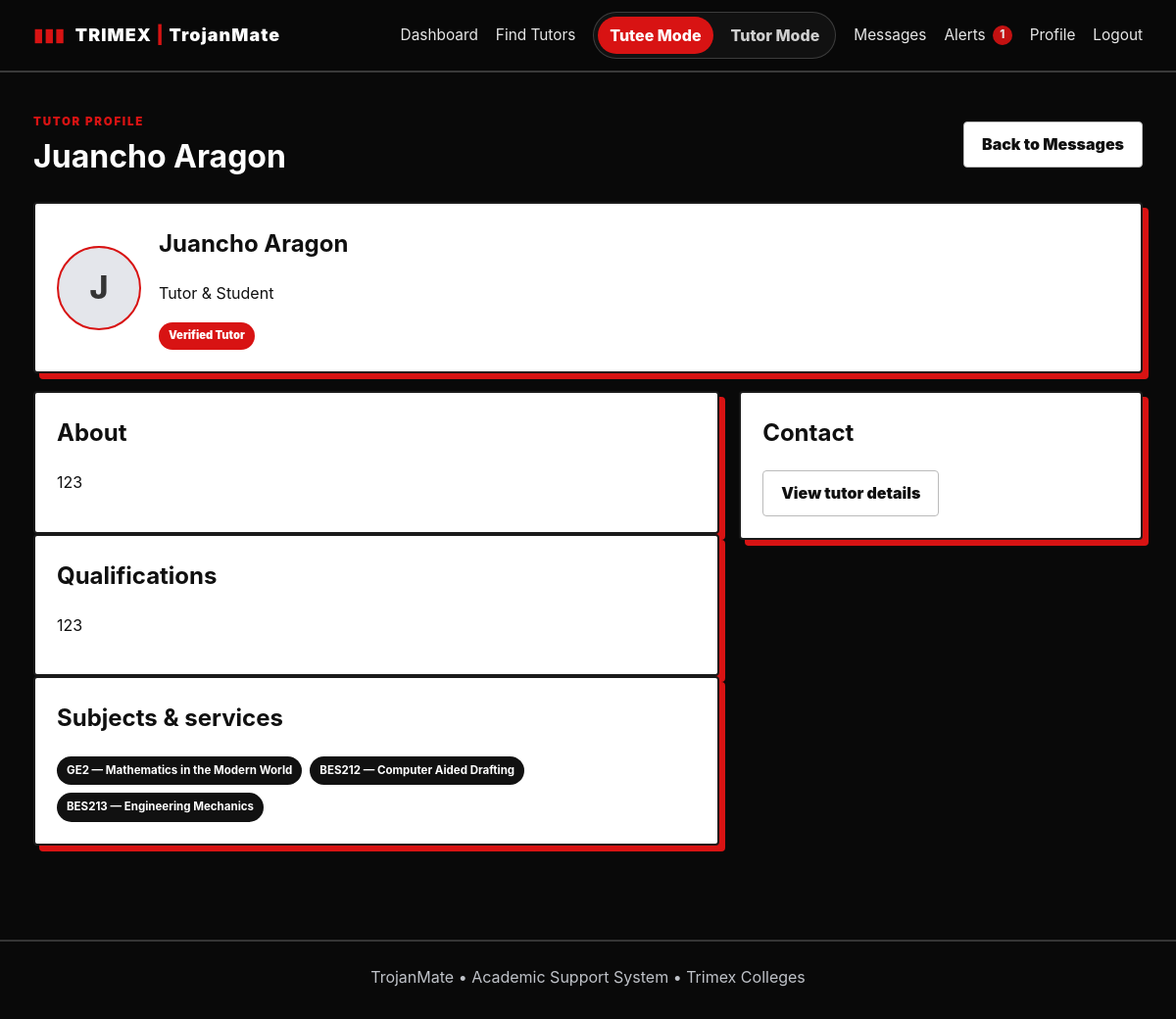
The app's page /user/2 (signed in) with its own data.
### tables this page shows
CREATE TABLE users (
    id INTEGER PRIMARY KEY AUTOINCREMENT,
    name TEXT NOT NULL,
    email TEXT NOT NULL UNIQUE,
    password_hash TEXT NOT NULL,
    role TEXT NOT NULL CHECK(role IN ('student','tutor','admin')),
    created_at TEXT NOT NULL
, profile_picture TEXT DEFAULT '', tutor_enabled INTEGER NOT NULL DEFAULT 0, admin_owner INTEGER NOT NULL DEFAULT 0, university_role TEXT DEFAULT '', admin_approved INTEGER NOT NULL DEFAULT 1);

CREATE TABLE tutor_profiles (
    id INTEGER PRIMARY KEY AUTOINCREMENT,
    user_id INTEGER NOT NULL UNIQUE,
    bio TEXT DEFAULT '',
    qualifications TEXT DEFAULT '',
    experience TEXT DEFAULT '',
    verified INTEGER NOT NULL DEFAULT 0,
    hourly_rate REAL NOT NULL DEFAULT 0, bank_name TEXT DEFAULT '', bank_account_name TEXT DEFAULT '', bank_account_number TEXT DEFAULT '', bank_qr_code TEXT DEFAULT '',
    FOREIGN KEY(user_id) REFERENCES users(id) ON DELETE CASCADE
);

CREATE TABLE subjects (
    id INTEGER PRIMARY KEY AUTOINCREMENT,
    name TEXT NOT NULL UNIQUE
, code TEXT DEFAULT "", program TEXT DEFAULT "", is_active INTEGER NOT NULL DEFAULT 1, sort_order INTEGER NOT NULL DEFAULT 0);

### app.py (the view)
@app.route("/user/<int:user_id>")
@login_required
def user_profile(user_id):
    db = get_db()
    user = db.execute("SELECT id, name, email, role, created_at, tutor_enabled FROM users WHERE id=?", (user_id,)).fetchone()
    if not user:
        abort(404)
    student_profile = db.execute("SELECT * FROM student_profiles WHERE user_id=?", (user_id,)).fetchone()
    student_interests = []
    if student_profile:
        student_interests = db.execute("""
            SELECT s.* FROM subjects s
            JOIN student_interests si ON si.subject_id=s.id
            WHERE si.student_id=? AND s.is_active=1
            ORDER BY s.sort_order
        """, (student_profile["id"],)).fetchall()
    tutor = db.execute("""
        SELECT tp.*, COALESCE(ROUND(AVG(f.rating),1),0) AS rating, COUNT(f.id) AS rating_count
        FROM tutor_profiles tp
        LEFT JOIN feedback f ON f.tutor_id=tp.id
        WHERE tp.user_id=? AND tp.verified=1
        GROUP BY tp.id
    """, (user_id,)).fetchone()
    subjects = []
    if tutor:
        subjects = db.execute("""
            SELECT s.* FROM subjects s
            JOIN tutor_subjects ts ON ts.subject_id=s.id
            WHERE ts.tutor_id=? AND s.is_active=1
            ORDER BY s.sort_order
        """, (tutor["id"],)).fetchall()
    return render_template("user_profile.html", profile_user=user, tutor=tutor, subjects=subjects,
                           student_profile=student_profile, student_interests=student_interests)

### app.py (called while the page is built)
def get_db():
    if "db" not in g:
        g.db = sqlite3.connect(DB_PATH)
        g.db.row_factory = sqlite3.Row
        g.db.execute("PRAGMA foreign_keys = ON")
    return g.db

def user_can_use_tutor_mode(user_row):
    if not user_row or user_row["role"] == "admin":
        return False
    profile = get_db().execute(
        "SELECT * FROM tutor_profiles WHERE user_id=? LIMIT 1",
        (user_row["id"],),
    ).fetchone()
    if not profile:
        return False
    return int(profile["verified"] or 0) == 1

def get_active_mode():
    mode = session.get("active_mode")
    if mode not in {"tutee", "tutor"}:
        mode = "tutee"
    if mode == "tutor" and not user_can_use_tutor_mode(g.user):
        session["active_mode"] = "tutee"
        return "tutee"
    return mode

def login_required(view):
    @wraps(view)
    def wrapped(*args, **kwargs):
        if not g.user:
            flash("Please log in first.", "warning")
            return redirect(url_for("login"))
        return view(*args, **kwargs)
    return wrapped

@app.before_request
def load_user():
    g.user = None
    if "user_id" in session:
        g.user = get_db().execute(
            "SELECT id, name, email, role, created_at, profile_picture, tutor_enabled, COALESCE(admin_approved,1) AS admin_approved, COALESCE(admin_owner,0) AS admin_owner FROM users WHERE id=?",
            (session["user_id"],)
        ).fetchone()
        if g.user:
            current_mode = session.get("active_mode")
            if current_mode not in {"tutee", "tutor"}:
                session["active_mode"] = "tutee"
            if current_mode == "tutor" and not user_can_use_tutor_mode(g.user):
                session["active_mode"] = "tutee"

@app.context_processor
def inject_globals():
    unread_count = 0
    if g.user:
        unread_count = get_db().execute(
            "SELECT COUNT(*) AS c FROM notifications WHERE user_id=? AND is_read=0",
            (g.user["id"],),
        ).fetchone()["c"]
    return {
        "current_user": g.user,
        "unread_notifications": unread_count,
        "avatar_url": get_avatar_url,
        "user_is_student": user_is_student,
        "user_is_tutor": user_is_tutor,
        "user_can_use_tutor_mode": user_can_use_tutor_mode,
        "active_mode": get_active_mode,
        "format_hourly_rate": format_hourly_rate,
    }

### templates/user_profile.html (shortened to what this page needs)
{% extends "base.html" %}
{% block content %}
<div class="pagehead">
  <div>
    <span class="eyebrow">{% if tutor %}TUTOR PROFILE{% else %}STUDENT PROFILE{% endif %}</span>
    <h1>{{ profile_user["name"] }}</h1>
  </div>
  <a class="btn secondary" href="{{ url_for('message_thread', other_id=profile_user['id']) }}">Back to Messages</a>
</div>
<section class="card profile-summary">
  <div class="profile-head">
    <div class="avatar large">{{ profile_user["name"][:1]|upper }}</div>
    <div>
      <h2>{{ profile_user["name"] }}</h2>
      {% if tutor %}
        <p class="muted">Tutor &amp; Student</p>
        <span class="badge confirmed">Verified tutor</span>
      {% elif profile_user["role"] == "admin" %}
        <p class="muted">Administrator</p>
      {% else %}
        <p class="muted">Student / Tutee</p>
        <span class="badge confirmed">Student</span>
      {% endif %}
    </div>
  </div>
</section>
<div class="two-col-layout profile-layout">
  <section>
    {% if tutor %}
      <div class="card section-block">
        <h2>About</h2>
        <p>{{ tutor["bio"] or "No biography provided yet." }}</p>
      </div>
      <div class="card section-block">
        <h2>Qualifications</h2>
        <p>{{ tutor["qualifications"] or "No qualifications provided yet." }}</p>
      </div>
      <div class="card section-block">
        <h2>Subjects &amp; services</h2>
        <div class="tag-list">
          {% for subject in subjects %}<span class="tag">{{ subject["name"] }}</span>{% else %}<span class="muted">No subjects listed.</span>{% endfor %}
        </div>
      </div>
    {% endif %}
  </section>
  <aside>
    <div class="card booking-side-panel">
      <h2>Contact</h2>
      <div class="card-actions">
        {% if tutor %}
          <a class="btn secondary" href="{{ url_for('tutor_detail', tutor_id=tutor['id']) }}">View tutor details</a>
        {% endif %}
      </div>
    </div>
  </aside>
</div>
{% endblock %}

### static/style.css (style rules this page uses)
:root { --bg: #090909; --bg-soft: #121212; --panel: #f7f7f7; --panel-alt: #ffffff; --line: #dfe3e7; --text: #101010; --muted: #5a5a5a; --red: #d81313; --red-dark: #990d0d; --shadow: rgba(0, 0, 0, 0.12); }
* { box-sizing: border-box; }
html { scroll-behavior: smooth; }
body { margin: 0; font-family: Inter, "Segoe UI", Arial, sans-serif; background: var(--bg); color: var(--text); line-height: 1.55; }
a { color: var(--red); text-decoration: none; }
.eyebrow { font-size: 0.72rem; font-weight: 900; letter-spacing: 0.15em; color: var(--red); text-transform: uppercase; }
.btn { display: inline-flex; align-items: center; justify-content: center; gap: 8px; border: 2px solid var(--red); border-radius: 4px; background: var(--red); color: #fff !important; text-decoration: none; padding: 10px 18px; font-weight: 900; cursor: pointer; transition: all 0.15s ease; }
.btn.secondary { background: #fff; color: var(--text) !important; border-color: #111; }
h1, h2, h3, h4, p { margin-top: 0; }
h1, h2, h3 { color: #fff; }
.card { background: #fff; border: 2px solid #1a1a1a; border-radius: 4px; box-shadow: 6px 6px 0 var(--red); padding: 22px; }
.card h2, .card h3 { color: var(--text); }
.avatar { width: 58px; height: 58px; border-radius: 4px; display: flex; align-items: center; justify-content: center; background: #000; color: #fff; border: 2px solid var(--red); font-weight: 900; font-size: 1.2rem; }
.avatar.large { width: 86px; height: 86px; font-size: 2rem; }
.pagehead { display: flex; justify-content: space-between; align-items: center; gap: 12px; margin-bottom: 22px; }
.pagehead h1 { margin: 0; }
.two-col-layout { display: grid; grid-template-columns: 1.7fr 1fr; gap: 20px; }
.badge { display: inline-flex; align-items: center; justify-content: center; padding: 5px 10px; border-radius: 999px; background: #111; color: #fff; font-size: 0.7rem; font-weight: 900; text-transform: capitalize; }
.badge.confirmed, .badge.completed { background: var(--red); }
.tag-list { display: flex; align-items: center; gap: 8px; flex-wrap: wrap; }
.tag { display: inline-flex; padding: 6px 10px; border-radius: 999px; background: #111; color: #fff; font-size: 0.72rem; font-weight: 700; }
.card-actions { display: flex; align-items: center; gap: 10px; flex-wrap: wrap; }
.profile-summary { margin-bottom: 18px; }
.profile-head { display: flex; align-items: center; gap: 18px; }
.profile-layout { margin-bottom: 24px; }
.booking-side-panel { position: sticky; top: 100px; }
.btn.secondary { background:#fff; color:#111; border:1px solid #bbb; }
.avatar { flex:0 0 auto;border-radius:50%;display:grid;place-items:center;font-weight:800;background:#e4e6eb;color:#343434;text-transform:uppercase }

### records on screen
users: name "Juancho Aragon", name "J"
tutor_profiles: bio "123", qualifications "123"
subjects: name "GE2 — Mathematics in the Modern World"
subjects: name "BES212 — Computer Aided Drafting"
subjects: name "BES213 — Engineering Mechanics"

### other values on screen
{{ unread_notifications }} "1"
